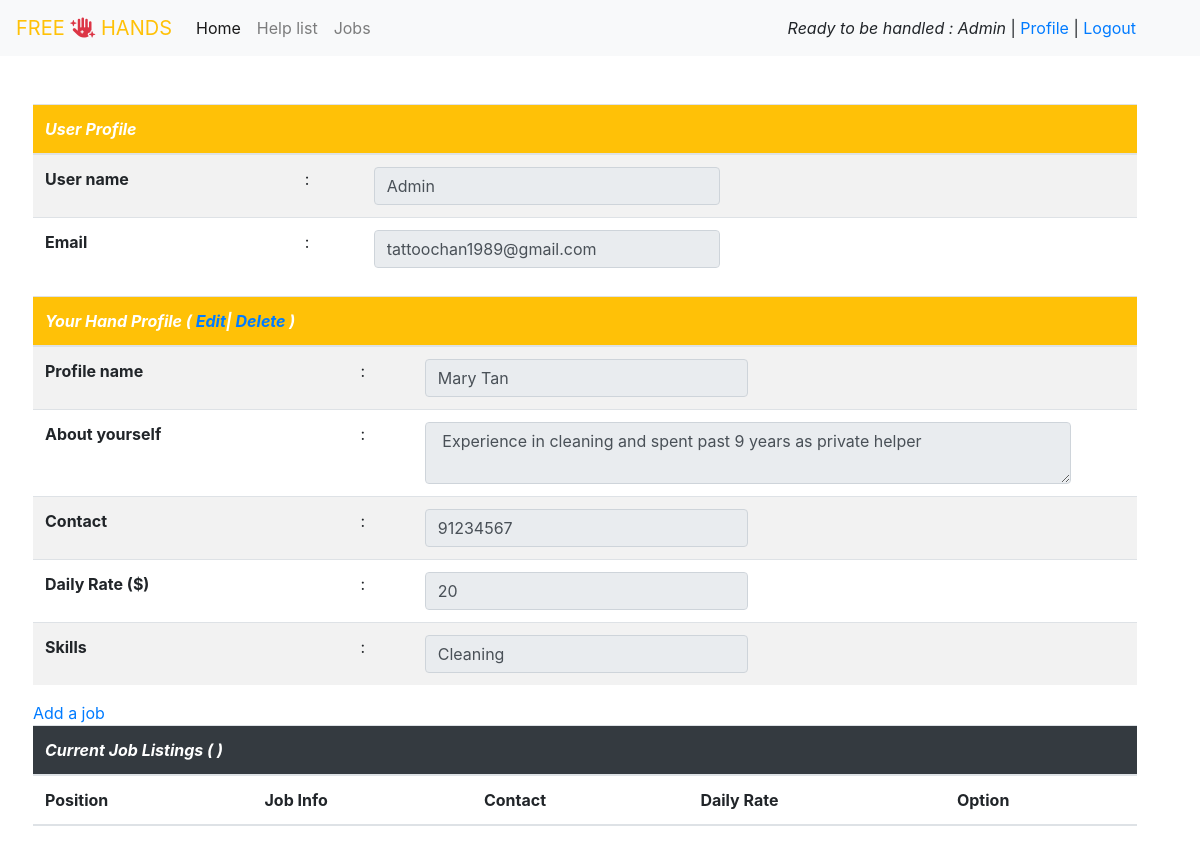
Page /hands/profile/ (signed in) on the earlier database version.
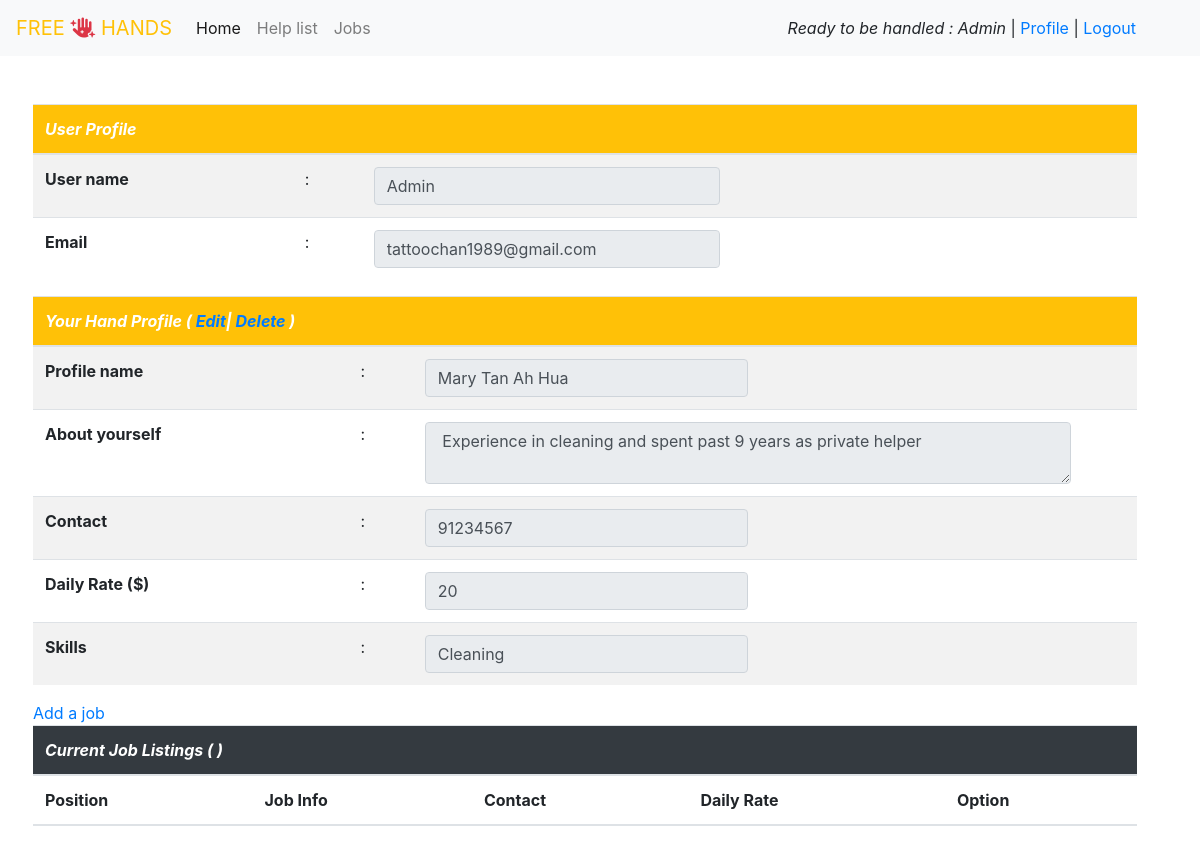
Same page on the later database version.
### hands/models.py (models this page shows, shortened)
class Hands_info (models.Model):
    user = models.ForeignKey(
        MyUser, on_delete=models.CASCADE,
        null= False,
        blank = False
        )
    name = models.CharField(
        max_length = 64,
        blank = False,
        )
    description = models.TextField(
        max_length = 256,
        blank = False,
        )
    contact = models.IntegerField (
        blank = False,
        )
    rate_per_day = models.IntegerField(
        blank = False,
        default = 20
        )
    SKILLS = [
        ('Tutoring', 'Tutoring'),
        ('Gardening', 'Gardening'),
        ('Cleaning', 'Cleaning'),
        ('Delivery', 'Delivery'),
        ('Tele-calling','Tele-calling'),
        ('Others','Others'),
        ]
    skills = models.CharField(
        max_length = 16,
        choices = SKILLS,
        default = 'Others')

### hands/views.py (the view)
# urls.py: path('profile/', profile, name='profile'),
def profile(request):
    hand_result = Hands_info.objects.filter(user = request.user )
    job_result = Job_detail.objects.filter(user = request.user)
    if len(hand_result) == 0 :
        return redirect(add_profile)
    return render(request, 'profile.html', {
        'data' : hand_result[0],
        'data2': job_result,
    })

### hands/templates/profile.html (shortened to what this page needs)
{% extends 'base.html' %}
{% block content %}
<section class='container-fluid row p-5'>
    <table class="table table-striped border`">
        <thead>
            <tr>
                <th scope="col" colspan='4' class='bg-warning text-white'><i>User Profile</i></th>
            </tr>
        </thead>
        <tbody>
            <tr>
                <th scope="row">User name </th>
                <td>:</td>
                <td><input class='form-control w-50' readonly type='text' value='{{request.user|capfirst}}'/></td>
                <td></td>
            </tr>
            <tr>
                <th scope="row">Email</th>
                <td>:</td>
                <td><input class='form-control w-50' readonly type='text' value='{{request.user.email}}'/></td>
                <td></td>
            </tr>
        </tbody>
    </table>
    <table class="table table-striped border`">
        <thead>
            <tr>
                <th scope="col" colspan='4' class='bg-warning text-white'><i>Your Hand Profile (
                    <a href="/hands/edit_profile/{{data.id}}">Edit</a>|
                    <a href="/hands/delete_profile/{{data.id}}">Delete</a>
                    )</i></th>
            </tr>
        </thead>
        <tbody>
            <tr>
                <th scope="row">Profile name </th>
                <td>:</td>
                <td><input class='form-control w-50' readonly type='text' value='{{data.name}}'/></td>
                <td></td>
            </tr>
            <tr>
                <th scope="row">About yourself</th>
                <td>:</td>
                <td><textarea class='form-control' readonly> {{data.description}} </textarea></td>
                <td></td>
            </tr>
            <tr>
                <th scope="row">Contact</th>
                <td>:</td>
                <td><input class='form-control w-50' readonly type='text' value='{{data.contact}}'/></td>
                <td></td>
            </tr>
            <tr>
                <th scope="row">Daily Rate ($)</th>
                <td>:</td>
                <td><input class='form-control w-50' readonly type='text' value='{{data.rate_per_day}}'/></td>
                <td></td>
            </tr>
            <tr>
                <th scope="row">Skills</th>
                <td>:</td>
                <td><input class='form-control w-50' readonly type='text' value='{{data.skills}}'/></td>
                <td></td>
            </tr>
        </tbody>
    </table>
    <a href="{% url 'add_job' %}">Add a job</a>
    <table class="table table-striped border`">
        <thead>
            <tr>
                <th scope="col" colspan='5' class='bg-dark text-white'><i>Current Job Listings (
                    )</i></th>
            </tr>
            <tr>
                <th>Position</th>
                <th>Job Info</th>
                <th>Contact</th>
                <th>Daily Rate</th>
                <th>Option</th>
            </tr>
        </thead>
    </table>
</section>
{% endblock %}

Differences in the rows shown:
changed Hands_info "Cleaning": name "Mary Tan" → "Mary Tan Ah Hua"
